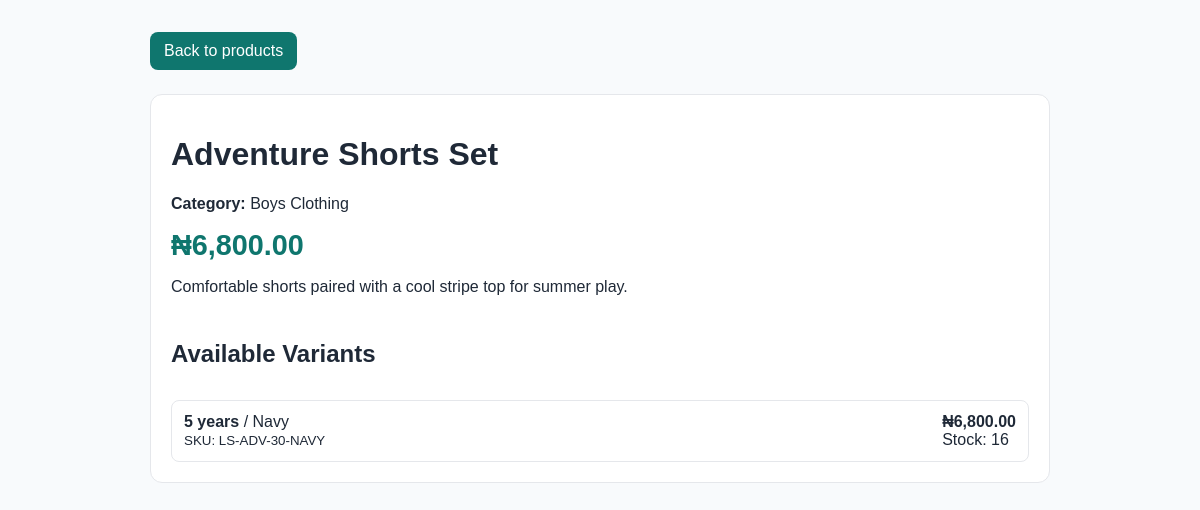
The app's page /product_detail.php?id=4 with its own data.
### tables this page shows
CREATE TABLE products (
    product_id BIGINT UNSIGNED NOT NULL AUTO_INCREMENT,
    category_id BIGINT UNSIGNED NOT NULL,
    product_name VARCHAR(180) NOT NULL,
    brand VARCHAR(100) DEFAULT NULL,
    description TEXT,
    base_price DECIMAL(10,2) NOT NULL,
    status ENUM('active', 'draft', 'out_of_stock', 'archived') NOT NULL DEFAULT 'active',
    is_featured TINYINT(1) NOT NULL DEFAULT 0,
    is_new_arrival TINYINT(1) NOT NULL DEFAULT 0,
    created_at TIMESTAMP NOT NULL DEFAULT CURRENT_TIMESTAMP,
    updated_at TIMESTAMP NOT NULL DEFAULT CURRENT_TIMESTAMP ON UPDATE CURRENT_TIMESTAMP,
    PRIMARY KEY (product_id),
    KEY idx_products_category (category_id),
    KEY idx_products_name (product_name),
    CONSTRAINT fk_products_category FOREIGN KEY (category_id)
        REFERENCES categories(category_id)
        ON UPDATE CASCADE
        ON DELETE RESTRICT,
    CHECK (base_price >= 0)
);

CREATE TABLE categories (
    category_id BIGINT UNSIGNED NOT NULL AUTO_INCREMENT,
    parent_category_id BIGINT UNSIGNED DEFAULT NULL,
    category_name VARCHAR(100) NOT NULL,
    slug VARCHAR(120) NOT NULL,
    description TEXT,
    status ENUM('active', 'inactive') NOT NULL DEFAULT 'active',
    created_at TIMESTAMP NOT NULL DEFAULT CURRENT_TIMESTAMP,
    updated_at TIMESTAMP NOT NULL DEFAULT CURRENT_TIMESTAMP ON UPDATE CURRENT_TIMESTAMP,
    PRIMARY KEY (category_id),
    UNIQUE KEY uq_categories_slug (slug),
    KEY idx_categories_parent (parent_category_id),
    CONSTRAINT fk_categories_parent FOREIGN KEY (parent_category_id)
        REFERENCES categories(category_id)
        ON UPDATE CASCADE
        ON DELETE RESTRICT
);

CREATE TABLE product_variants (
    variant_id BIGINT UNSIGNED NOT NULL AUTO_INCREMENT,
    product_id BIGINT UNSIGNED NOT NULL,
    sku VARCHAR(100) NOT NULL,
    size_label VARCHAR(30) NOT NULL,
    colour VARCHAR(50) NOT NULL,
    variant_price DECIMAL(10,2) DEFAULT NULL,
    stock_quantity INT UNSIGNED NOT NULL DEFAULT 0,
    status ENUM('active', 'inactive', 'discontinued') NOT NULL DEFAULT 'active',
    created_at TIMESTAMP NOT NULL DEFAULT CURRENT_TIMESTAMP,
    updated_at TIMESTAMP NOT NULL DEFAULT CURRENT_TIMESTAMP ON UPDATE CURRENT_TIMESTAMP,
    PRIMARY KEY (variant_id),
    UNIQUE KEY uq_variants_sku (sku),
    KEY idx_variants_product (product_id),
    KEY idx_variants_sku_lookup (sku),
    CONSTRAINT fk_variants_product FOREIGN KEY (product_id)
        REFERENCES products(product_id)
        ON UPDATE CASCADE
        ON DELETE CASCADE,
    CHECK (stock_quantity >= 0),
    CHECK (variant_price IS NULL OR variant_price >= 0),
    CHECK (size_label <> ''),
    CHECK (colour <> '')
);

### app/ProductRepository.php (called while the page is built, shortened)
<?php
class ProductRepository
{
    public function getProductById(int $productId): ?array
    {
        $pdo = Database::getConnection();
        $sql = '
            SELECT p.*, c.category_name
            FROM products p
            INNER JOIN categories c ON c.category_id = p.category_id
            WHERE p.product_id = :product_id
            LIMIT 1
        ';
        $stmt = $pdo->prepare($sql);
        $stmt->execute(['product_id' => $productId]);
        $product = $stmt->fetch();
        return $product ?: null;
    }
    public function getVariantsForProduct(int $productId): array
    {
        $pdo = Database::getConnection();
        $sql = 'SELECT * FROM product_variants WHERE product_id = :product_id AND status = "active" ORDER BY size_label, colour';
        $stmt = $pdo->prepare($sql);
        $stmt->execute(['product_id' => $productId]);
        return $stmt->fetchAll();
    }
}

### product_detail.php (the view, shortened to what this page needs)
<?php
require __DIR__ . '/app/ProductRepository.php';
$productId = isset($_GET['id']) ? (int) $_GET['id'] : 0;
$repository = new ProductRepository();
$product = $repository->getProductById($productId);
$variants = $product ? $repository->getVariantsForProduct($productId) : [];
function formatMoney(float $amount): string
{
    return '₦' . number_format($amount, 2);
}
?>
<!DOCTYPE html>
<html lang="en">
<head>
</head>
<body>
<div class="container">
    <a href="product.php" class="btn">Back to products</a>
    <?php if (!$product): ?>
        <div class="card" style="margin-top: 24px;">Product not found.</div>
    <?php else: ?>
        <div class="card" style="margin-top: 24px;">
            <h1><?php echo htmlspecialchars($product['product_name'], ENT_QUOTES, 'UTF-8'); ?></h1>
            <p><strong>Category:</strong> <?php echo htmlspecialchars($product['category_name'], ENT_QUOTES, 'UTF-8'); ?></p>
            <div class="price"><?php echo formatMoney((float)$product['base_price']); ?></div>
            <p><?php echo nl2br(htmlspecialchars($product['description'] ?? '', ENT_QUOTES, 'UTF-8')); ?></p>
            <div class="variants">
                <h2>Available Variants</h2>
                <?php if (empty($variants)): ?>
                    <div class="card">No active variants for this product.</div>
                <?php else: ?>
                    <?php foreach ($variants as $variant): ?>
                        <div class="variant">
                            <div>
                                <strong><?php echo htmlspecialchars($variant['size_label'], ENT_QUOTES, 'UTF-8'); ?></strong>
                                <span> / <?php echo htmlspecialchars($variant['colour'], ENT_QUOTES, 'UTF-8'); ?></span><br>
                                <small>SKU: <?php echo htmlspecialchars($variant['sku'], ENT_QUOTES, 'UTF-8'); ?></small>
                            </div>
                            <div>
                                <div><strong><?php echo formatMoney((float)($variant['variant_price'] ?? $product['base_price'])); ?></strong></div>
                                <div>Stock: <?php echo (int)$variant['stock_quantity']; ?></div>
                            </div>
                        </div>
                    <?php endforeach; ?>
                <?php endif; ?>
            </div>
        </div>
    <?php endif; ?>
</div>
</body>
</html>

### product_detail.php (style rules this page uses)
body { font-family: Arial, sans-serif; background: #f8fafc; color: #1f2937; margin: 0; }
.container { max-width: 900px; margin: 0 auto; padding: 32px 20px 60px; }
.card { background: white; border: 1px solid #e5e7eb; border-radius: 12px; padding: 20px; }
.price { font-size: 1.8rem; font-weight: 700; color: #0f766e; margin: 12px 0; }
.variants { margin-top: 24px; display: grid; gap: 12px; }
.variant { display: flex; justify-content: space-between; align-items: center; border: 1px solid #e5e7eb; border-radius: 8px; padding: 12px; }
.btn { background: #0f766e; color: white; padding: 10px 14px; text-decoration: none; border-radius: 8px; display: inline-block; }

### records on screen
products: product_name "Adventure Shorts Set", category.category_name "Boys Clothing", base_price "₦6,800.00", description "Comfortable shorts paired with a cool stripe top for summer play."
product_variants: size_label "5 years", colour "Navy", sku "LS-ADV-30-NAVY", variant_price.base_price "₦6,800.00", stock_quantity "16"
